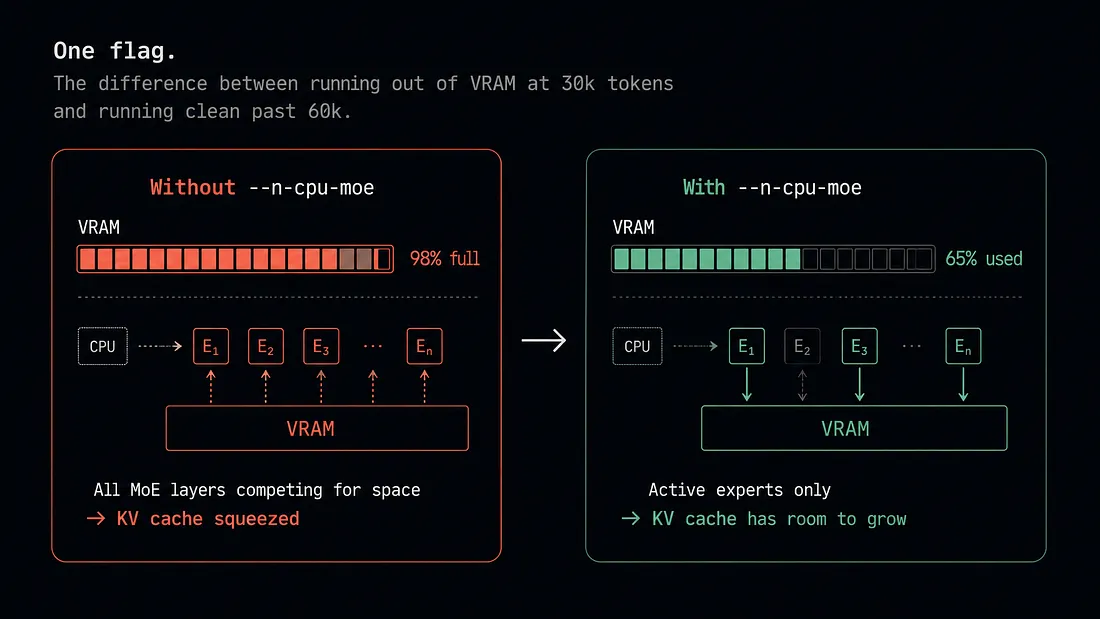
#> input picture mockups/node-blueprint-reference.webp, 1100 x 619 px
$ python line_demo.py ../mockups/node-blueprint-reference.webp   (older library calls are emulated)
#> lines starting #> are read from the running program, lines starting #| are printed output that depends on the picture; after the words box and inside, x2 and y2 are one past the last pixel; in counts of white or black regions, pixels touching at a corner belong together
"""Interactive line-detection demo.

Loads an equipment capture and finds horizontal / vertical lines. Shows two
panels side by side:

    [ detected lines only ] [ lines overlaid on original ]

Tuning knobs are exposed as OpenCV trackbars and the panels redraw whenever any
of them changes. Two detection modes:

    mode 0 = Canny  (Canny edges  -> probabilistic Hough, split by angle)
    mode 1 = Morph  (adaptive thresh -> long horiz/vert structuring elements)
    mode 2 = Sobel  (gradient magnitude -> threshold -> probabilistic Hough)
    mode 3 = LSD    (Line Segment Detector -> direct segments, split by angle)

Run:
    python scripts/line_demo.py [path/to/image.jpg]

with no argument it grabs the newest capture under captures/warframe/.
Keys: q or Esc to quit.
"""

from __future__ import annotations

import glob
import os
import sys

import cv2
import numpy as np

WIN = "line demo  (q=quit)"
H_COLOR = (0, 0, 255)    # horizontal lines -> red   (BGR)
V_COLOR = (0, 255, 0)    # vertical lines   -> green
MAX_W = 2700             # cap full 3-panel width (override: --width N)


# [13 lines left out: function newest_capture, not called in this run]


def _split_by_angle(segments, tol):
    """Split (x1,y1,x2,y2) segments into (horizontal, vertical) by angle tol."""
    h_lines, v_lines = [], []
    for x1, y1, x2, y2 in segments:
        ang = abs(np.degrees(np.arctan2(y2 - y1, x2 - x1)))  # 0..180
        ang = min(ang, 180 - ang)                            # fold to 0..90
        if ang <= tol:
            h_lines.append((int(x1), int(y1), int(x2), int(y2)))
        elif ang >= 90 - tol:
            v_lines.append((int(x1), int(y1), int(x2), int(y2)))
    return h_lines, v_lines


def _hough(edges, p):
    raw = cv2.HoughLinesP(
        edges,
        rho=1,
        theta=np.pi / 180,
        threshold=max(1, p["threshold"]),
        minLineLength=p["min_len"],
        maxLineGap=p["max_gap"],
    )
    segs = [] if raw is None else list(raw[:, 0])
    return _split_by_angle(segs, p["angle_tol"])


def detect_canny(gray, p):
    """Canny edges -> probabilistic Hough."""
    lo = p["canny_lo"]
    hi = max(lo + 1, p["canny_hi"])
    edges = cv2.Canny(gray, lo, hi)
    h, v = _hough(edges, p)
    return h, v, edges


# [10 lines left out: function detect_sobel, not called in this run]


_LSD = cv2.createLineSegmentDetector()


# [48 lines left out: functions detect_lsd, detect_morph, _mask_to_segments, not called in this run]


# short slider name -> param key in the p dict
PARAM = {"lo": "canny_lo", "hi": "canny_hi", "thr": "threshold",
         "minln": "min_len", "gap": "max_gap", "ang": "angle_tol"}
ALL_KNOBS = ["lo", "hi", "thr", "minln", "gap", "ang"]

# per-mode short description of each knob (shown in the legend)
DESC = {
    0: {"lo": "canny low", "hi": "canny high", "thr": "hough votes",
        "minln": "min line len", "gap": "max line gap", "ang": "h/v angle tol"},
    1: {"lo": "adapt block", "hi": "", "thr": "",
        "minln": "min run len", "gap": "", "ang": ""},
    2: {"lo": "mag thresh", "hi": "", "thr": "hough votes",
        "minln": "min line len", "gap": "max line gap", "ang": "h/v angle tol"},
    3: {"lo": "", "hi": "", "thr": "",
        "minln": "min seg len", "gap": "", "ang": "h/v angle tol"},
}

# which sliders are live per mode (everything else is pinned + dimmed)
ACTIVE = {
    0: {"lo", "hi", "thr", "minln", "gap", "ang"},
    1: {"lo", "minln"},
    2: {"lo", "thr", "minln", "gap", "ang"},
    3: {"minln", "ang"},
}

MODE_NAME = ("canny", "morph", "sobel", "lsd")


def draw_legend(panel, p):
    mode = p["mode"]
    rows = [("red=horiz  green=vert", True), ("", True),
            (f"mode  {MODE_NAME[mode]}", True)]
    for kn in ALL_KNOBS:
        active = kn in ACTIVE[mode]
        val = p[PARAM[kn]] if active else "-"            # '-' when not in use
        desc = DESC[mode][kn]
        rows.append((f"{kn:5} {desc:13} = {val}", active))
    y = 22
    for text, active in rows:
        if text:
            fg = (255, 255, 255) if active else (120, 120, 120)
            cv2.putText(panel, text, (8, y), cv2.FONT_HERSHEY_SIMPLEX, 0.5,
                        (0, 0, 0), 3, cv2.LINE_AA)          # outline for contrast
            cv2.putText(panel, text, (8, y), cv2.FONT_HERSHEY_SIMPLEX, 0.5,
                        fg, 1, cv2.LINE_AA)
        y += 20
    return panel


# [10 lines left out: function letterbox, not called in this run]


def render(img, p):
    gray = cv2.cvtColor(img, cv2.COLOR_BGR2GRAY)
    detector = (detect_canny, detect_morph, detect_sobel, detect_lsd)[p["mode"]]
    h_lines, v_lines, _ = detector(gray, p)

    middle = np.zeros_like(img)
    combined = img.copy()
    for (x1, y1, x2, y2) in h_lines:
        cv2.line(middle, (x1, y1), (x2, y2), H_COLOR, 1)
        cv2.line(combined, (x1, y1), (x2, y2), H_COLOR, 1)
    for (x1, y1, x2, y2) in v_lines:
        cv2.line(middle, (x1, y1), (x2, y2), V_COLOR, 1)
        cv2.line(combined, (x1, y1), (x2, y2), V_COLOR, 1)

    mname = ("canny", "morph", "sobel", "lsd")[p["mode"]]
    label = f"mode={mname}  H={len(h_lines)}  V={len(v_lines)}"
    cv2.putText(combined, label, (8, 22), cv2.FONT_HERSHEY_SIMPLEX, 0.6,
                (255, 255, 255), 2, cv2.LINE_AA)

    draw_legend(middle, p)
    panel = np.hstack([middle, combined])
    if panel.shape[1] > MAX_W:
        scale = MAX_W / panel.shape[1]
        panel = cv2.resize(panel, None, fx=scale, fy=scale,
                           interpolation=cv2.INTER_AREA)
    return panel


def main():
    global MAX_W
    argv = sys.argv[1:]
    if "--width" in argv:
        i = argv.index("--width")
        MAX_W = int(argv[i + 1])
        del argv[i:i + 2]
    path = argv[0] if argv else newest_capture()
    img = cv2.imread(path)
#> img is the input picture: shape (619, 1100, 3); mean B, G, R 14.2, 10.6, 9.1
    if img is None:
        raise SystemExit(f"could not read image: {path}")
    print(f"image: {path}  ({img.shape[1]}x{img.shape[0]})")
#| image: ../mockups/node-blueprint-reference.webp  (1100x619)

    cv2.namedWindow(WIN, cv2.WINDOW_NORMAL)
    # (name, default, max)
    knobs = [
        ("mode", 0, 3),
        ("lo", 50, 255),
        ("hi", 150, 500),
        ("thr", 80, 400),
        ("minln", 60, 600),
        ("gap", 8, 100),
        ("ang", 5, 45),
    ]
    maxes = {name: mx for name, _d, mx in knobs}
    for name, default, mx in knobs:
        cv2.createTrackbar(name, WIN, default, mx, lambda _v: None)

    def set_enabled(mode):
        """Pin (freeze) sliders unused by this mode, restore the rest."""
        for kn in ALL_KNOBS:
            pos = cv2.getTrackbarPos(kn, WIN)
            if kn in ACTIVE[mode]:                 # enable -> full range
                cv2.setTrackbarMax(kn, WIN, maxes[kn])
                cv2.setTrackbarMin(kn, WIN, 0)
            else:                                  # disable -> pin at current pos
                cv2.setTrackbarMax(kn, WIN, pos)
                cv2.setTrackbarMin(kn, WIN, pos)

    last = None
    last_rect = None
    last_mode = -1
    panel = None
    while True:
        mode = cv2.getTrackbarPos("mode", WIN)
        if mode != last_mode:
            set_enabled(mode)
            last_mode = mode
        p = {
            "mode": mode,
            "canny_lo": cv2.getTrackbarPos("lo", WIN),
            "canny_hi": cv2.getTrackbarPos("hi", WIN),
            "threshold": cv2.getTrackbarPos("thr", WIN),
            "min_len": cv2.getTrackbarPos("minln", WIN),
            "max_gap": cv2.getTrackbarPos("gap", WIN),
            "angle_tol": cv2.getTrackbarPos("ang", WIN),
        }
        key = tuple(p.values())
        rect = cv2.getWindowImageRect(WIN)          # (x, y, w, h) of image area
        changed = key != last
        if changed:
            panel = render(img, p)
#> in detect_canny, `edges = cv2.Canny(gray, lo, hi)`:
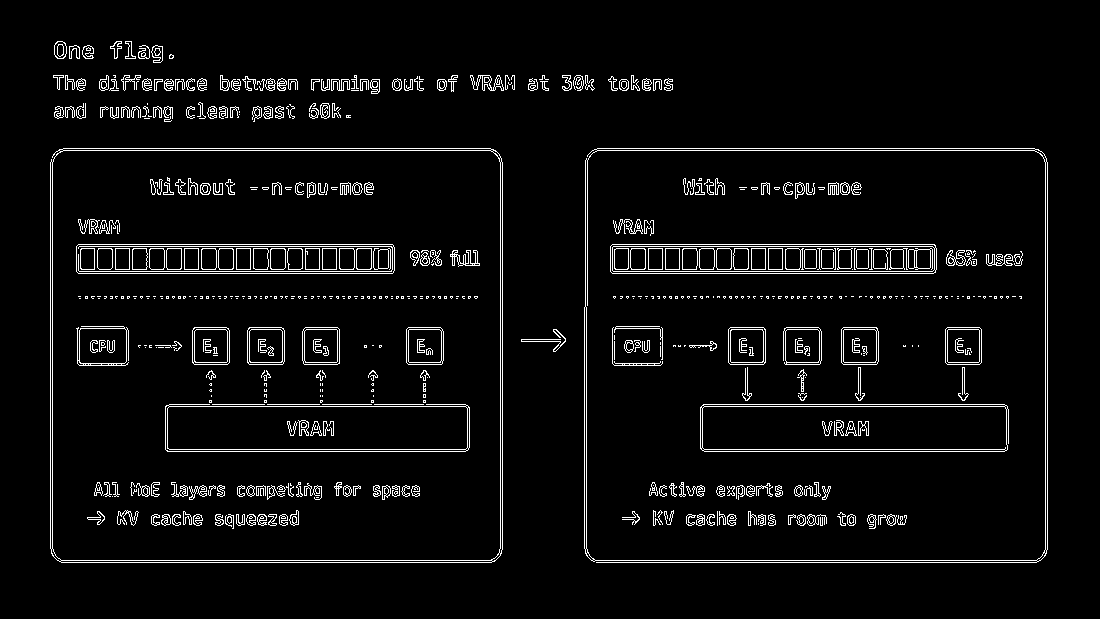
#> edges: shape (619, 1100); 4.7% white in thin lines or dots, all inside (x1, y1, x2, y2) = (50, 41, 1048, 563)
#> in _hough, `raw = cv2.HoughLinesP( edges, rho=1, theta=np.pi / 180, threshold=max(..`: raw = 95 rows, first 6: [57, 560, 495, 560], [597, 148, 1034, 148], [61, 562, 491, 562], [58, 150, 495, 150], [76, 271, 393, 271], [78, 273, 392, 273]
#> in _hough, `segs = [] if raw is None else list(raw[:, 0])`: segs = 95 items, first 6: [57, 560, 495, 560], [597, 148, 1034, 148], [61, 562, 491, 562], [58, 150, 495, 150], [76, 271, 393, 271], [78, 273, 392, 273]
#> the loop in _split_by_angle, `for x1, y1, x2, y2 in segments:` made 95 passes
#> (x1, y1, x2, y2, ang) on passes 1 to 12: (57, 560, 495, 560, 0), (597, 148, 1034, 148, 0), (61, 562, 491, 562, 0), (58, 150, 495, 150, 0), (76, 271, 393, 271, 0), (78, 273, 392, 273, 0), (612, 244, 934, 244, 0), (76, 246, 393, 246, 0), (701, 449, 1007, 449, 0), (169, 404, 465, 404, 0), (167, 451, 465, 451, 0), (165, 406, 468, 406, 0)
#> ang on passes 61 to 66: 0, 0, 0, 0, 0, 0
#> after the loop in _split_by_angle, `for x1, y1, x2, y2 in segments:`: h_lines = 85 items, first 6: (57, 560, 495, 560), (597, 148, 1034, 148), (61, 562, 491, 562), (58, 150, 495, 150), (76, 271, 393, 271), (78, 273, 392, 273); v_lines = [(502, 549, 502, 162), (50, 548, 50, 162), (500, 555, 500, 156), (52, 555, 52, 156), (1045, 555, 1045, 156), (1047, 549, 1047, 162), (586, 555, 586, 307), (584, 548, 584, 307), (585, 306, 585, 160), (587, 305, 587, 155)]
#> in detect_canny, `h, v = _hough(edges, p)`: h has the same summary as h_lines in _split_by_angle; v has the same summary as v_lines in _split_by_angle
#> the loop in render, `for (x1, y1, x2, y2) in h_lines:` made 85 passes
#> (x1, y1, x2, y2) on passes 1 to 12: (57, 560, 495, 560), (597, 148, 1034, 148), (61, 562, 491, 562), (58, 150, 495, 150), (76, 271, 393, 271), (78, 273, 392, 273), (612, 244, 934, 244), (76, 246, 393, 246), (701, 449, 1007, 449), (169, 404, 465, 404), (167, 451, 465, 451), (165, 406, 468, 406)
#> after the loop in render, `for (x1, y1, x2, y2) in h_lines:`:
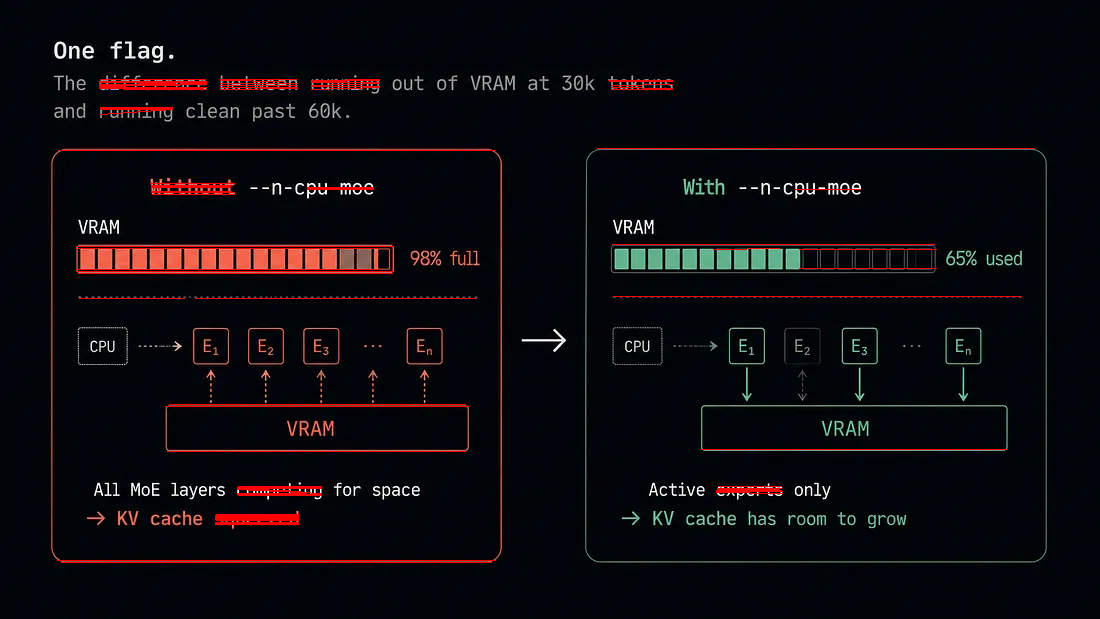
#> combined: shape (619, 1100, 3); 1.62% of pixels changed, all inside (x1, y1, x2, y2) = (57, 79, 1035, 563)
#> after the loop in render, `for (x1, y1, x2, y2) in h_lines:`:
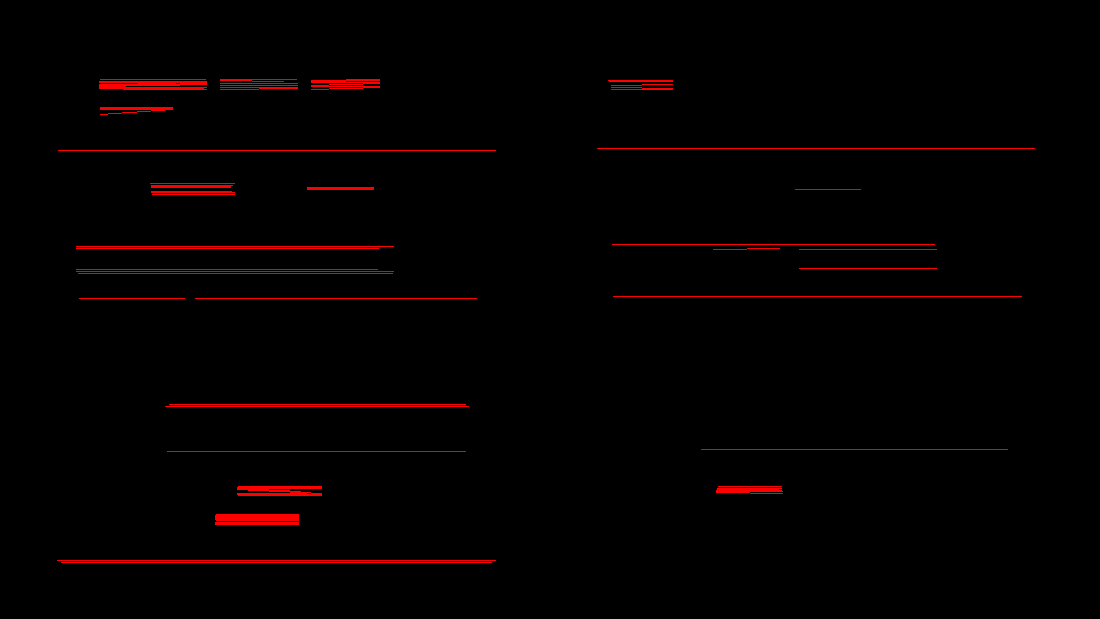
#> middle: shape (619, 1100, 3); mean B, G, R 0, 0, 4.1
#> the loop in render, `for (x1, y1, x2, y2) in v_lines:` made 10 passes
#> after the loop in render, `for (x1, y1, x2, y2) in v_lines:`:
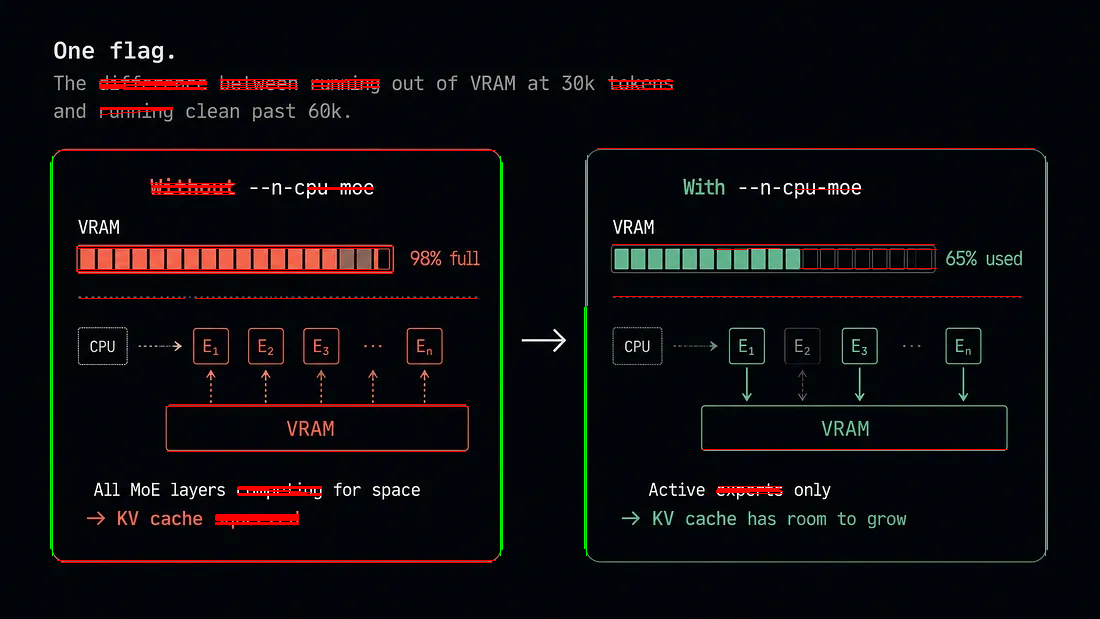
#> combined: shape (619, 1100, 3); 0.46% of pixels changed, all inside (x1, y1, x2, y2) = (50, 155, 1048, 556)
#> after the loop in render, `for (x1, y1, x2, y2) in v_lines:`:
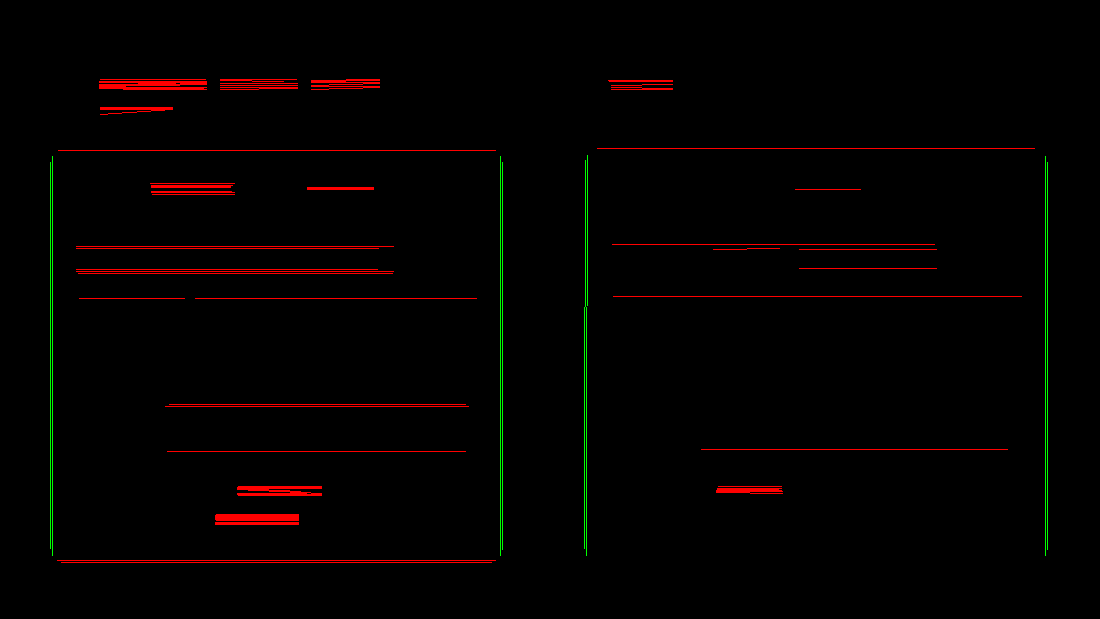
#> middle: shape (619, 1100, 3); 0.46% of pixels changed, all inside (x1, y1, x2, y2) = (50, 155, 1048, 556)
#> in render, `label = f"mode={mname}  H={len(h_lines)}  V={len(v_lines)}"`: label = 'mode=canny  H=85  V=10'
#> in render, `cv2.putText(combined, label, (8, 22), cv2.FONT_HERSHEY_SIMPLEX, 0.6, (..`:
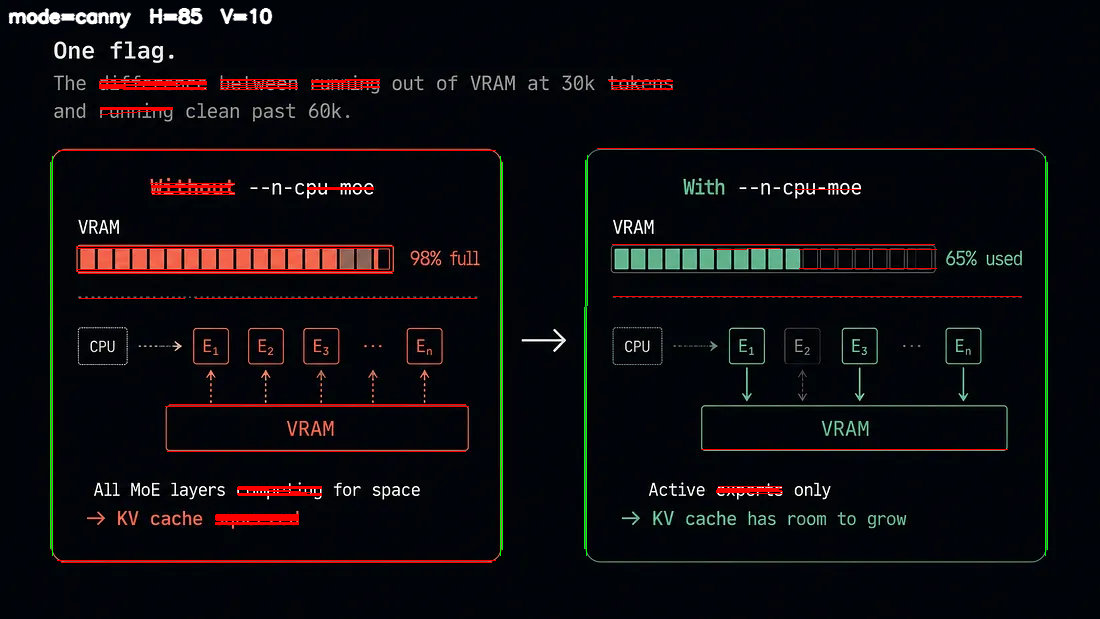
#> combined: shape (619, 1100, 3); 0.39% of pixels changed, all inside (x1, y1, x2, y2) = (8, 7, 273, 29)
#> after the loop in draw_legend, `for text, active in rows:`: y = 202
#> in render, `panel = np.hstack([middle, combined])`:
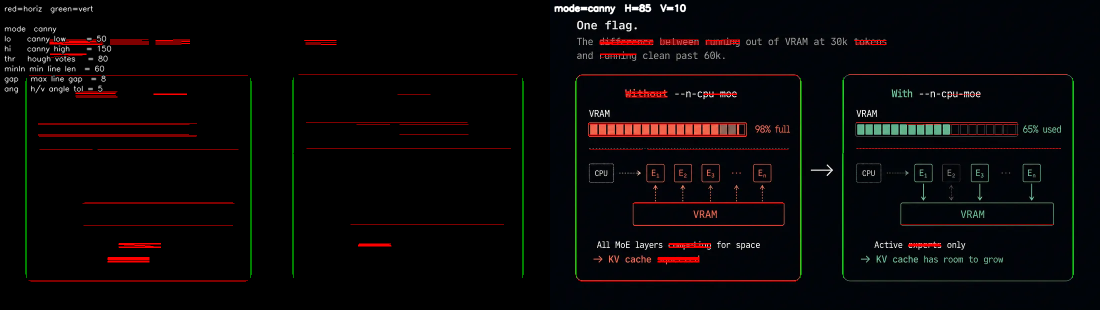
#> panel: shape (619, 2200, 3) (shown at 1/2 size); mean B, G, R 7.6, 7, 9
            last = key
        if panel is not None and (changed or rect != last_rect):
            disp = panel
            if rect and rect[2] > 0 and rect[3] > 0:
                disp = letterbox(panel, rect[2], rect[3])
            cv2.imshow(WIN, disp)
            last_rect = rect

        k = cv2.waitKey(30) & 0xFF
#> (key q is pressed here)
        if k in (ord("q"), 27):  # q or Esc
            break
        if cv2.getWindowProperty(WIN, cv2.WND_PROP_VISIBLE) < 1:
            break
    cv2.destroyAllWindows()


if __name__ == "__main__":
    main()
